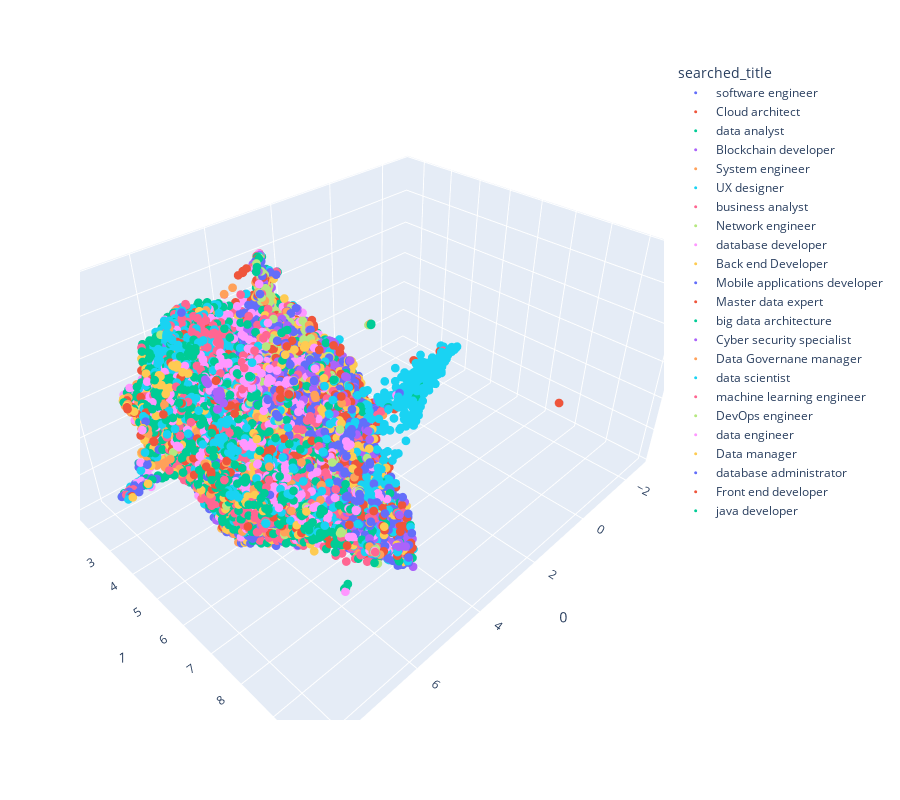

Notebook code for this chart:
### Code cell
fig_3d = px.scatter_3d(
    proj_3d, x=0, y=1, z=2,
    color=desc_real["searched_title"], labels={'color': 'searched_title'},
    height=800
)
fig_3d.update_traces(marker_size=3)
fig_3d.show()

### Figure 1 — Plotly figure (JSON) as saved in the notebook; plotly's stock layout.template omitted (floating-point values rounded to 4 significant figures; data arrays with more than 128 entries replaced by an {"elided": "..."} marker saying what was removed)
{"data": [{"hovertemplate": "searched_title=software engineer<br>0=%{x}<br>1=%{y}<br>2=%{z}<extra></extra>", "legendgroup": "software engineer", "marker": {"color": "#636efa", "size": 3, "symbol": "circle"}, "mode": "markers", "name": "software engineer", "scene": "scene", "showlegend": true, "type": "scatter3d", "x": {"elided": "941 float values"}, "y": {"elided": "941 float values"}, "z": {"elided": "941 float values"}}, {"hovertemplate": "searched_title=Cloud architect<br>0=%{x}<br>1=%{y}<br>2=%{z}<extra></extra>", "legendgroup": "Cloud architect", "marker": {"color": "#EF553B", "size": 3, "symbol": "circle"}, "mode": "markers", "name": "Cloud architect", "scene": "scene", "showlegend": true, "type": "scatter3d", "x": {"elided": "652 float values"}, "y": {"elided": "652 float values"}, "z": {"elided": "652 float values"}}, {"hovertemplate": "searched_title=data analyst<br>0=%{x}<br>1=%{y}<br>2=%{z}<extra></extra>", "legendgroup": "data analyst", "marker": {"color": "#00cc96", "size": 3, "symbol": "circle"}, "mode": "markers", "name": "data analyst", "scene": "scene", "showlegend": true, "type": "scatter3d", "x": {"elided": "1042 float values"}, "y": {"elided": "1042 float values"}, "z": {"elided": "1042 float values"}}, {"hovertemplate": "searched_title=Blockchain developer<br>0=%{x}<br>1=%{y}<br>2=%{z}<extra></extra>", "legendgroup": "Blockchain developer", "marker": {"color": "#ab63fa", "size": 3, "symbol": "circle"}, "mode": "markers", "name": "Blockchain developer", "scene": "scene", "showlegend": true, "type": "scatter3d", "x": {"elided": "630 float values"}, "y": {"elided": "630 float values"}, "z": {"elided": "630 float values"}}, {"hovertemplate": "searched_title=System engineer<br>0=%{x}<br>1=%{y}<br>2=%{z}<extra></extra>", "legendgroup": "System engineer", "marker": {"color": "#FFA15A", "size": 3, "symbol": "circle"}, "mode": "markers", "name": "System engineer", "scene": "scene", "showlegend": true, "type": "scatter3d", "x": {"elided": "603 float values"}, "y": {"elided": "603 float values"}, "z": {"elided": "603 float values"}}, {"hovertemplate": "searched_title=UX designer<br>0=%{x}<br>1=%{y}<br>2=%{z}<extra></extra>", "legendgroup": "UX designer", "marker": {"color": "#19d3f3", "size": 3, "symbol": "circle"}, "mode": "markers", "name": "UX designer", "scene": "scene", "showlegend": true, "type": "scatter3d", "x": {"elided": "557 float values"}, "y": {"elided": "557 float values"}, "z": {"elided": "557 float values"}}, {"hovertemplate": "searched_title=business analyst<br>0=%{x}<br>1=%{y}<br>2=%{z}<extra></extra>", "legendgroup": "business analyst", "marker": {"color": "#FF6692", "size": 3, "symbol": "circle"}, "mode": "markers", "name": "business analyst", "scene": "scene", "showlegend": true, "type": "scatter3d", "x": {"elided": "1029 float values"}, "y": {"elided": "1029 float values"}, "z": {"elided": "1029 float values"}}, {"hovertemplate": "searched_title=Network engineer<br>0=%{x}<br>1=%{y}<br>2=%{z}<extra></extra>", "legendgroup": "Network engineer", "marker": {"color": "#B6E880", "size": 3, "symbol": "circle"}, "mode": "markers", "name": "Network engineer", "scene": "scene", "showlegend": true, "type": "scatter3d", "x": {"elided": "677 float values"}, "y": {"elided": "677 float values"}, "z": {"elided": "677 float values"}}, {"hovertemplate": "searched_title=database developer<br>0=%{x}<br>1=%{y}<br>2=%{z}<extra></extra>", "legendgroup": "database developer", "marker": {"color": "#FF97FF", "size": 3, "symbol": "circle"}, "mode": "markers", "name": "database developer", "scene": "scene", "showlegend": true, "type": "scatter3d", "x": {"elided": "724 float values"}, "y": {"elided": "724 float values"}, "z": {"elided": "724 float values"}}, {"hovertemplate": "searched_title=Back end Developer<br>0=%{x}<br>1=%{y}<br>2=%{z}<extra></extra>", "legendgroup": "Back end Developer", "marker": {"color": "#FECB52", "size": 3, "symbol": "circle"}, "mode": "markers", "name": "Back end Developer", "scene": "scene", "showlegend": true, "type": "scatter3d", "x": {"elided": "557 float values"}, "y": {"elided": "557 float values"}, "z": {"elided": "557 float values"}}, {"hovertemplate": "searched_title=Mobile applications developer<br>0=%{x}<br>1=%{y}<br>2=%{z}<extra></extra>", "legendgroup": "Mobile applications developer", "marker": {"color": "#636efa", "size": 3, "symbol": "circle"}, "mode": "markers", "name": "Mobile applications developer", "scene": "scene", "showlegend": true, "type": "scatter3d", "x": {"elided": "598 float values"}, "y": {"elided": "598 float values"}, "z": {"elided": "598 float values"}}, {"hovertemplate": "searched_title=Master data expert<br>0=%{x}<br>1=%{y}<br>2=%{z}<extra></extra>", "legendgroup": "Master data expert", "marker": {"color": "#EF553B", "size": 3, "symbol": "circle"}, "mode": "markers", "name": "Master data expert", "scene": "scene", "showlegend": true, "type": "scatter3d", "x": {"elided": "394 float values"}, "y": {"elided": "394 float values"}, "z": {"elided": "394 float values"}}, {"hovertemplate": "searched_title=big data architecture<br>0=%{x}<br>1=%{y}<br>2=%{z}<extra></extra>", "legendgroup": "big data architecture", "marker": {"color": "#00cc96", "size": 3, "symbol": "circle"}, "mode": "markers", "name": "big data architecture", "scene": "scene", "showlegend": true, "type": "scatter3d", "x": {"elided": "773 float values"}, "y": {"elided": "773 float values"}, "z": {"elided": "773 float values"}}, {"hovertemplate": "searched_title=Cyber security specialist<br>0=%{x}<br>1=%{y}<br>2=%{z}<extra></extra>", "legendgroup": "Cyber security specialist", "marker": {"color": "#ab63fa", "size": 3, "symbol": "circle"}, "mode": "markers", "name": "Cyber security specialist", "scene": "scene", "showlegend": true, "type": "scatter3d", "x": {"elided": "566 float values"}, "y": {"elided": "566 float values"}, "z": {"elided": "566 float values"}}, {"hovertemplate": "searched_title=Data Governane manager<br>0=%{x}<br>1=%{y}<br>2=%{z}<extra></extra>", "legendgroup": "Data Governane manager", "marker": {"color": "#FFA15A", "size": 3, "symbol": "circle"}, "mode": "markers", "name": "Data Governane manager", "scene": "scene", "showlegend": true, "type": "scatter3d", "x": {"elided": "403 float values"}, "y": {"elided": "403 float values"}, "z": {"elided": "403 float values"}}, {"hovertemplate": "searched_title=data scientist<br>0=%{x}<br>1=%{y}<br>2=%{z}<extra></extra>", "legendgroup": "data scientist", "marker": {"color": "#19d3f3", "size": 3, "symbol": "circle"}, "mode": "markers", "name": "data scientist", "scene": "scene", "showlegend": true, "type": "scatter3d", "x": {"elided": "753 float values"}, "y": {"elided": "753 float values"}, "z": {"elided": "753 float values"}}, {"hovertemplate": "searched_title=machine learning engineer<br>0=%{x}<br>1=%{y}<br>2=%{z}<extra></extra>", "legendgroup": "machine learning engineer", "marker": {"color": "#FF6692", "size": 3, "symbol": "circle"}, "mode": "markers", "name": "machine learning engineer", "scene": "scene", "showlegend": true, "type": "scatter3d", "x": {"elided": "472 float values"}, "y": {"elided": "472 float values"}, "z": {"elided": "472 float values"}}, {"hovertemplate": "searched_title=DevOps engineer<br>0=%{x}<br>1=%{y}<br>2=%{z}<extra></extra>", "legendgroup": "DevOps engineer", "marker": {"color": "#B6E880", "size": 3, "symbol": "circle"}, "mode": "markers", "name": "DevOps engineer", "scene": "scene", "showlegend": true, "type": "scatter3d", "x": {"elided": "766 float values"}, "y": {"elided": "766 float values"}, "z": {"elided": "766 float values"}}, {"hovertemplate": "searched_title=data engineer<br>0=%{x}<br>1=%{y}<br>2=%{z}<extra></extra>", "legendgroup": "data engineer", "marker": {"color": "#FF97FF", "size": 3, "symbol": "circle"}, "mode": "markers", "name": "data engineer", "scene": "scene", "showlegend": true, "type": "scatter3d", "x": {"elided": "780 float values"}, "y": {"elided": "780 float values"}, "z": {"elided": "780 float values"}}, {"hovertemplate": "searched_title=Data manager<br>0=%{x}<br>1=%{y}<br>2=%{z}<extra></extra>", "legendgroup": "Data manager", "marker": {"color": "#FECB52", "size": 3, "symbol": "circle"}, "mode": "markers", "name": "Data manager", "scene": "scene", "showlegend": true, "type": "scatter3d", "x": {"elided": "381 float values"}, "y": {"elided": "381 float values"}, "z": {"elided": "381 float values"}}, {"hovertemplate": "searched_title=database administrator<br>0=%{x}<br>1=%{y}<br>2=%{z}<extra></extra>", "legendgroup": "database administrator", "marker": {"color": "#636efa", "size": 3, "symbol": "circle"}, "mode": "markers", "name": "database administrator", "scene": "scene", "showlegend": true, "type": "scatter3d", "x": {"elided": "532 float values"}, "y": {"elided": "532 float values"}, "z": {"elided": "532 float values"}}, {"hovertemplate": "searched_title=Front end developer<br>0=%{x}<br>1=%{y}<br>2=%{z}<extra></extra>", "legendgroup": "Front end developer", "marker": {"color": "#EF553B", "size": 3, "symbol": "circle"}, "mode": "markers", "name": "Front end developer", "scene": "scene", "showlegend": true, "type": "scatter3d", "x": {"elided": "537 float values"}, "y": {"elided": "537 float values"}, "z": {"elided": "537 float values"}}, {"hovertemplate": "searched_title=java developer<br>0=%{x}<br>1=%{y}<br>2=%{z}<extra></extra>", "legendgroup": "java developer", "marker": {"color": "#00cc96", "size": 3, "symbol": "circle"}, "mode": "markers", "name": "java developer", "scene": "scene", "showlegend": true, "type": "scatter3d", "x": {"elided": "398 float values"}, "y": {"elided": "398 float values"}, "z": {"elided": "398 float values"}}], "layout": {"height": 800, "legend": {"title": {"text": "searched_title"}, "tracegroupgap": 0}, "margin": {"t": 60}, "scene": {"domain": {"x": [0, 1], "y": [0, 1]}, "xaxis": {"title": {"text": "0"}}, "yaxis": {"title": {"text": "1"}}, "zaxis": {"title": {"text": "2"}}}}}
